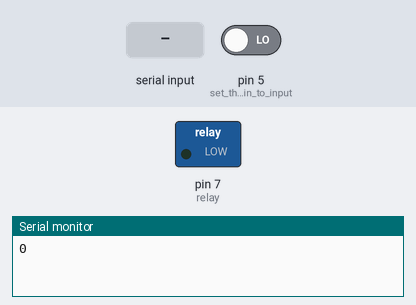
A sketch run on a simulated Arduino Uno, built with avr-gcc and run on an emulated ATmega328P. Shown: switched loads named in the sketch (green lamp = pin HIGH), the last lines printed to the serial monitor. The inputs (shaded band) are chosen by the test bench; at power-on: pin 5 (set_the_echopin_to_input) LOW. Pins used as bus, display or sensor lines are not drawn.

Above: at 1.2 s.
1.3 s: "H" received over the second serial link
At 2.7 s:
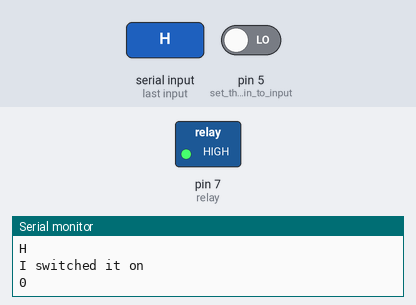
3.6 s: "L" received over the second serial link
At 5.1 s:
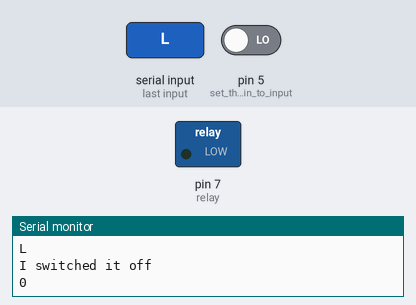
6.0 s: "HIGH" received over the second serial link
At 8.3 s:
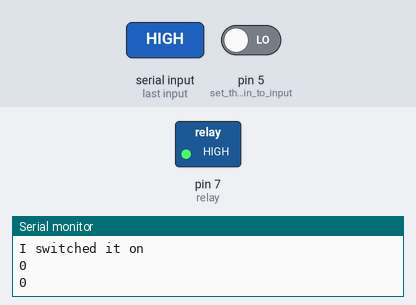
Timing chart, 0 to 9.8 s (numbered marks = the images above; inputs shaded):
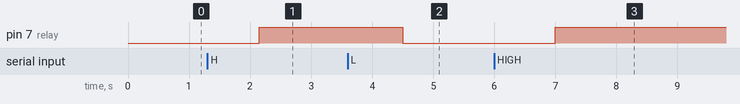

The sketch:

Smart-lamp.ino
```cpp
#define trigPin 6                       //Define the HC-SE04 trigger on pin 6 on the arduino
#define echoPin 5                       //Define the HC-SE04 echo on pin 5 on the arduino

#include<SoftwareSerial.h>
SoftwareSerial BT(10, 11); // Connect Tx to pin 10 and Rx to pin 11 of HC-05/HC-06 Bluetooth Module
String readData;          // String for storing data send from the Bluetooth device
int relay = 7;            //From Relay module to pin 7 of Arduino
bool listenToBluetooth = false;

int val2 = 0;


void setup()
{
  BT.begin(9600);
  Serial.begin(9600);
  pinMode(relay, OUTPUT);

  digitalWrite(relay, LOW);

  //Start the serial monitor
  pinMode(6, OUTPUT);           //set the trigpin to output
  pinMode(5, INPUT);            //set the echopin to input
}

void loop()

{

  int duration, distance;             //Define two intregers duration and distance to save data
  digitalWrite(6, HIGH);        //write a digital high to the trigpin to send out the pulse
  delay(50);             //wait half a millisecond
  digitalWrite(6, LOW);         //turn off the trigpin
  duration = pulseIn(5, HIGH);  //measure the time using pulsein when the echo receives a signal set it to high
  distance = (duration / 2) / 29.1;   //distance is the duration divided by 2

  //Read data coming from HC-04 Bluetooth Module
  while (BT.available())
  {
    delay(50);
    char c = BT.read();
    readData += c;

    int idx = readData.indexOf("L");
    if (idx != -1) {
      readData = readData.substring(idx, 3);
    }
  }
  if (readData.length() > 0)
  {
    Serial.println(readData);
    if (readData == "H" || readData == "HIGH" || readData == "turn on" || readData == "switch on")
    {
      val2 = digitalRead(relay);
      if (val2 == 0)
      {
        digitalWrite(relay, HIGH);
        val2 = 1;
        Serial.println("I switched it on");
      }

      listenToBluetooth = true;
      delay(200);
    }
    else if (readData == "L" || readData ==  "LOW" ||  readData.equalsIgnoreCase("turn off") || readData == "switch off")
    {
      val2 = digitalRead(relay);
      if (val2 == 1)
      {
        digitalWrite(relay, LOW);
        val2 = 0;
        Serial.println("I switched it off");
      }
      //      else
      //      {
      //        digitalWrite(relay, HIGH);
      //        val2 = 0;
      //      }

      listenToBluetooth = true;
      delay(200);
    }
    readData = "";
  }

  Serial.println(distance);
  while (distance > 0 )
  {
    if (listenToBluetooth) {
      break;
    }
    if (distance < 200 )
    {
      digitalWrite(7, HIGH);
    }

    else
    {
      digitalWrite(7, LOW);
    }
    Serial.println(distance);             //Dispaly the distance on the serial monitor
    //      Serial.println(" CM");              //in centimeters
    delay(100);
    break;//execute the Light subroutine below

  }

  //  listenToBluetooth = false;

  //delay half a second
}
```

Measured:
- after the input at 1.3 s, pin 7 (relay): LOW → HIGH after 0.85 s
- after the input at 3.6 s, pin 7 (relay): HIGH → LOW after 0.90 s
- after the input at 6.0 s, pin 7 (relay): LOW → HIGH after 1.0 s
